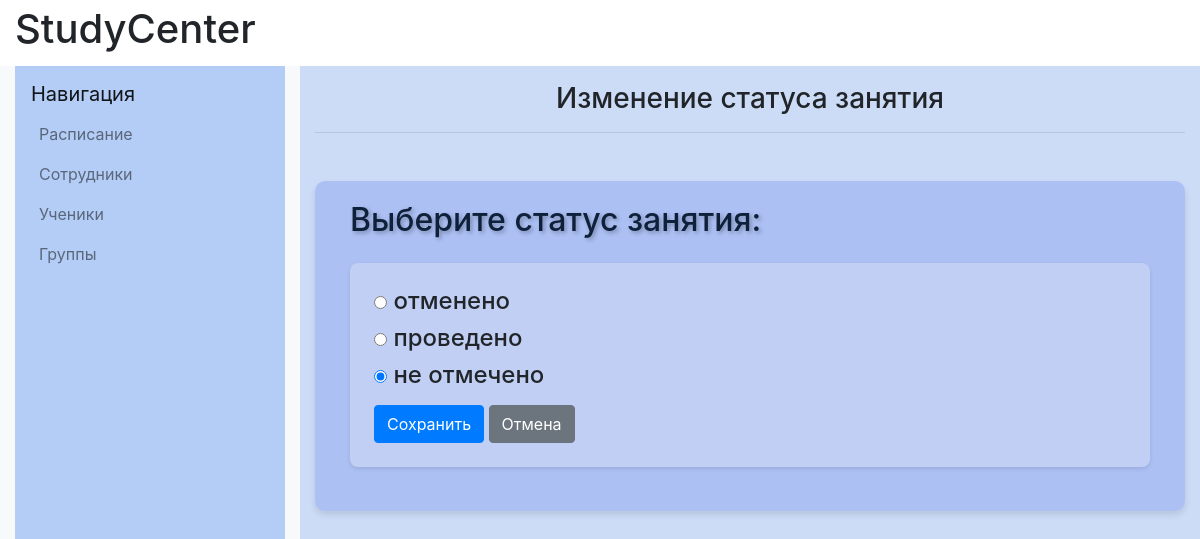
Before: /schedule/11/add_status/ with the older database file.
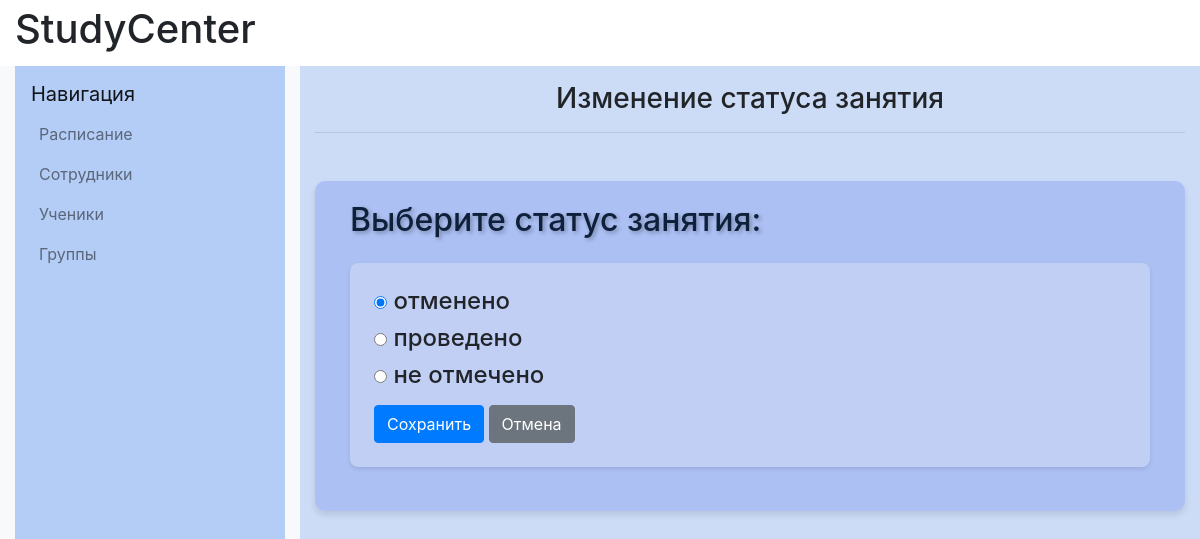
After: the same page with the newer database file.
### catalog/models.py (models this page shows)
class LessonStatus(models.Model):
    lesson = models.ForeignKey(Lesson, on_delete=models.CASCADE)
    status = models.IntegerField(null=True, default=3)
    objects = models.Manager()

### catalog/views.py (the view)
# urls.py: path('schedule/<int:pk>/add_status/', views.add_status_to_lesson, name='add_status_to_lesson'),
def add_status_to_lesson(request, pk):
    lesson = get_object_or_404(Lesson, pk=pk)
    lesson_status, created = LessonStatus.objects.get_or_create(lesson=lesson)
    if request.method == 'POST':
        form = LessonStatusForm(request.POST, instance=lesson_status)
        if form.is_valid():
            form.save()
            return redirect('lesson_details', lesson_id=lesson.id)
    else:
        form = LessonStatusForm(instance=lesson_status)
    return render(request, 'schedule/add_status_form.html', {'form': form, 'lesson': lesson})

### catalog/forms.py
class LessonStatusForm(forms.ModelForm):
    class Meta:
        model = LessonStatus
        fields = ['status']
        labels = {'status': "Статус",}
        widgets = {'status': forms.RadioSelect(choices=((0, 'отменено'), (1, 'проведено'), (3, 'не отмечено')))}

### catalog/templates/schedule/add_status_form.html (shortened to what this page needs)
{% extends "base_generic.html" %}
{% load widget_tweaks %}
{% block content %}
<div class="col-md-8 col-lg-9 content-container" style="background-color: #ccdbf6">
    <h1 class="h3 text-center mt-3">Изменение статуса занятия</h1>
    <hr class="mb-5">
    <section style="background-color: rgba(158,180,243,0.68); padding: 20px; border-radius: 10px; box-shadow: 0 4px 6px rgba(0, 0, 0, 0.1);">
        <div class="container">
            <h5 style="color: #0f203b; text-shadow: 2px 2px 4px rgba(0, 0, 0, 0.3); font-size: 2em;">Выберите статус занятия:</h5>
            <form method="POST" class="p-4 my-4" style="background-color: #c0cff3; border-radius: 8px; box-shadow: 0 2px 4px rgba(0, 0, 0, 0.1);">
                <h4>{{ form.status }}</h4>
                <button type="submit" class="btn btn-primary">Сохранить</button>
                <a class="btn btn-secondary" href="{% url 'lesson_details' lesson_id=lesson.id %}">Отмена</a>
            </form>
        </div>
    </section>
</div>
{% endblock content %}

Changed rows visible on the page:
changed LessonStatus: status "☐ отменено ☐ проведено ☑ не отмечено" → "☑ отменено ☐ проведено ☐ не отмечено"
